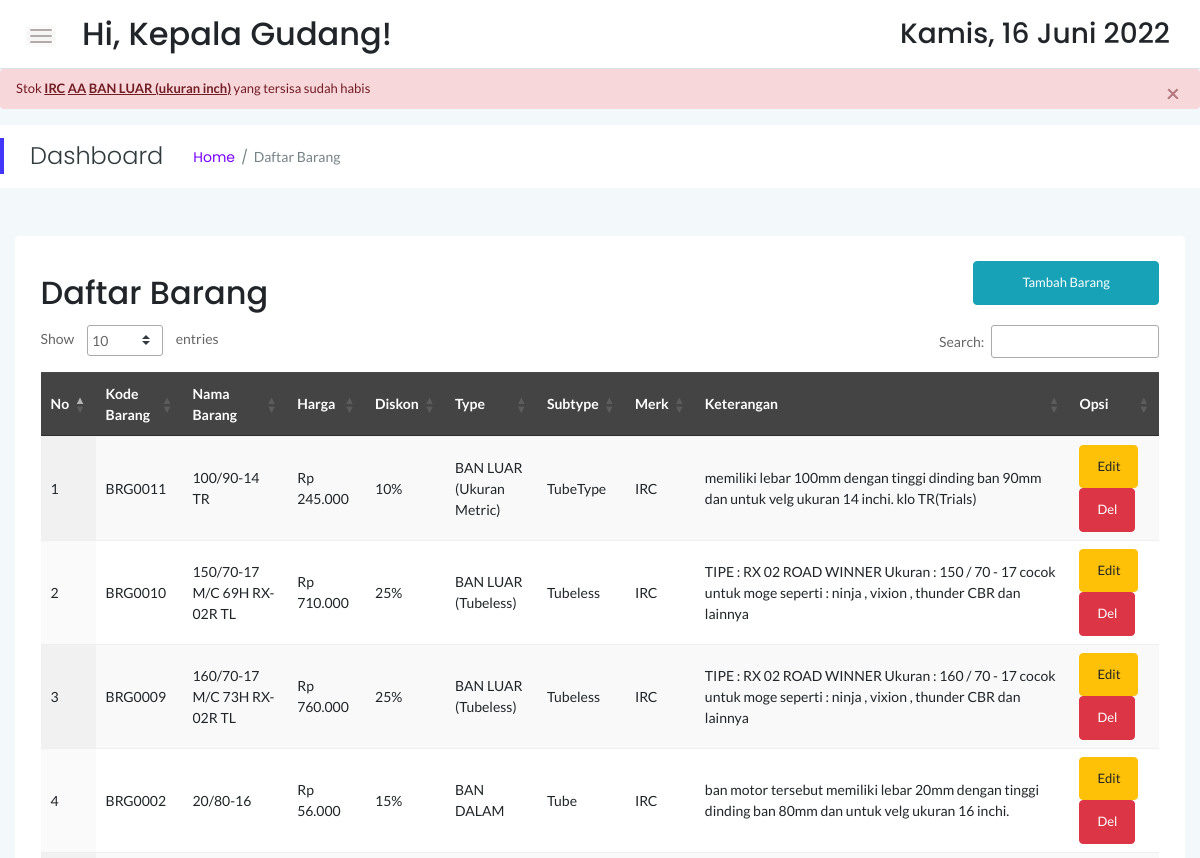
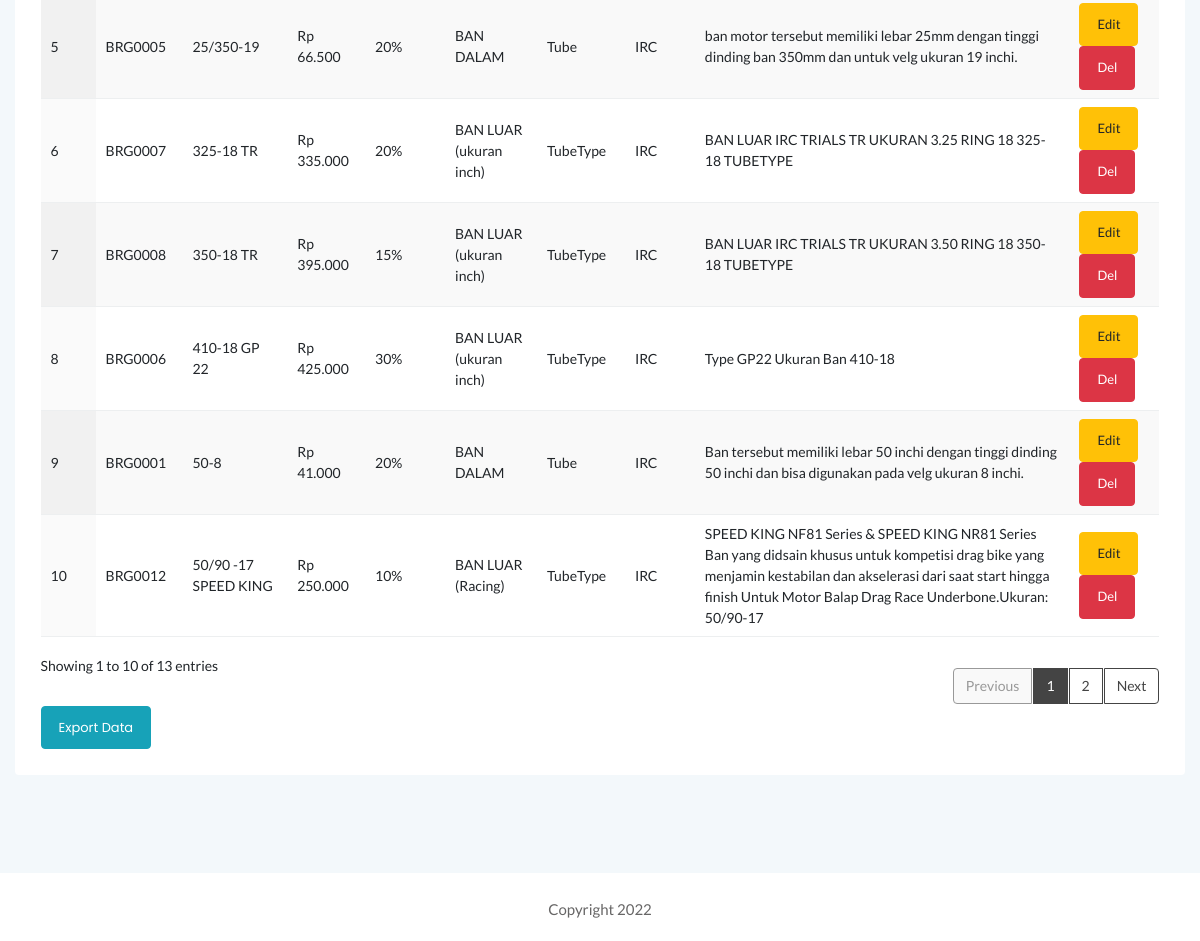
The app's page /inven/stock (signed in) with its own data (2 pictures, top to bottom).
### tables this page shows
CREATE TABLE IF NOT EXISTS `sstock_brg` (
  `idx` int(11) NOT NULL AUTO_INCREMENT,
  `kode_brg` varchar(255) NOT NULL,
  `nama` varchar(55) NOT NULL,
  `harga` int(255) NOT NULL,
  `diskon` int(11) NOT NULL,
  `stock` int(12) NOT NULL,
  `jenis` varchar(30) NOT NULL,
  `subtype` varchar(255) NOT NULL,
  `merk` varchar(40) NOT NULL,
  `keterangan` varchar(255) NOT NULL,
  `tgl_input` datetime NOT NULL,
  PRIMARY KEY (`idx`)
);

### inven/stock/index.php (the view, shortened to what this page needs)
<!doctype html>
<html class="no-js" lang="en">
<?php
    include '../dbconnect.php';
    function rupiah($angka){
        $hasil_rupiah = "Rp " . number_format($angka,0,',','.');
        return $hasil_rupiah;
    }
	?>
<head>
    <link rel="stylesheet" href="assets/css/bootstrap.min.css">
    <link rel="stylesheet" href="assets/css/font-awesome.min.css">
    <link rel="stylesheet" href="assets/css/themify-icons.css">
    <link rel="stylesheet" href="assets/css/metisMenu.css">
    <link rel="stylesheet" href="assets/css/owl.carousel.min.css">
    <link rel="stylesheet" href="assets/css/slicknav.min.css">
    <link rel="stylesheet" href="https://www.amcharts.com/lib/3/plugins/export/export.css" type="text/css" media="all" />
	<link rel="stylesheet" type="text/css" href="https://cdn.datatables.net/1.10.19/css/jquery.dataTables.min.css">
    <link rel="stylesheet" type="text/css" href="https://cdn.datatables.net/1.10.19/css/jquery.dataTables.css">
    <link rel="stylesheet" type="text/css" href="https://cdn.datatables.net/1.10.18/css/dataTables.bootstrap4.min.css">
    <link rel="stylesheet" type="text/css" href="https://cdn.datatables.net/responsive/2.2.3/css/responsive.bootstrap.min.css">
    <link rel="stylesheet" type="text/css" href="https://cdn.datatables.net/responsive/2.2.3/css/responsive.jqueryui.min.css">
	<link rel="stylesheet" type="text/css" href="https://cdn.datatables.net/buttons/1.5.2/css/buttons.dataTables.min.css">
    <link rel="stylesheet" href="assets/css/typography.css">
    <link rel="stylesheet" href="assets/css/default-css.css">
    <link rel="stylesheet" href="assets/css/styles.css">
    <link rel="stylesheet" href="assets/css/responsive.css">
</head>
<body>
    <div class="page-container">
        <div class="main-content">
            <div class="header-area">
                <div class="row align-items-center">
                    <div class="col-md-6 col-sm-8 clearfix">
                        <div class="nav-btn pull-left">
                            <span></span>
                            <span></span>
                            <span></span>
                        </div>
                        <div class="search-box pull-left">
                            <form action="#">
                                <h2>Hi, <?=$_SESSION['user'];?>!</h2>
                            </form>
                        </div>
                    </div>
                    <div class="col-md-6 col-sm-4 clearfix">
                        <ul class="notification-area pull-right">
                            <li><h3><div class="date">
						</div></h3>
						</li>
                        </ul>
                    </div>
                </div>
            </div>
			<?php
				$periksa_bahan=mysqli_query($conn,"select * from sstock_brg where stock <1");
				while($p=mysqli_fetch_array($periksa_bahan)){
					if($p['stock']<=1){
						?>
						<?php
						echo "<div class='alert alert-danger alert-dismissible fade show'><button type='button' class='close' data-dismiss='alert'>&times;</button>Stok  <strong><u>".$p['merk']. "</u> <u>".($p['nama'])."</u> <u>".$p['jenis']."</u></strong> yang tersisa sudah habis</div>";
					}
				}
				?>
            <div class="page-title-area">
                <div class="row align-items-center">
                    <div class="col-sm-6">
                        <div class="breadcrumbs-area clearfix">
                            <h4 class="page-title pull-left">Dashboard</h4>
                            <ul class="breadcrumbs pull-left">
                                <li><a href="index.php">Home</a></li>
                                <li><span>Daftar Barang</span></li>
                            </ul>
                        </div>
                    </div>
                    <div class="col-sm-6 clearfix">
                    </div>
                </div>
            </div>
            <div class="main-content-inner">
                <div class="row mt-5 mb-5">
                    <div class="col-12">
                        <div class="card">
                            <div class="card-body">
                                <div class="d-sm-flex justify-content-between align-items-center">
									<h2>Daftar Barang</h2>
									<button style="margin-bottom:20px" data-toggle="modal" data-target="#myModal" class="btn btn-info col-md-2"><span class="glyphicon glyphicon-plus"></span>Tambah Barang</button>
                                </div>
                                    <div class="data-tables datatable-dark">
										 <table id="dataTable3" class="display" style="width:100%"><thead class="thead-dark">
											<tr>
												<th>No</th>
                                                <th>Kode Barang</th>
												<th>Nama Barang</th>
                                                <th>Harga</th>
                                                <th>Diskon</th>
                                                <th>Type</th>
                                                <th>Subtype</th>
                                                <th>Merk</th>
                                                <th>Keterangan</th>
												<th>Opsi</th>
											</tr></thead><tbody>
											<?php
											$brgs=mysqli_query($conn,"SELECT * from sstock_brg order by nama ASC");
											$no=1;
											while($p=mysqli_fetch_array($brgs)){
                                                $idb = $p['idx'];
												?>
												<tr>
													<td><?php echo $no++ ?></td>
                                                    <td><?php echo $p['kode_brg'] ?></td>
													<td><?php echo $p['nama'] ?></td>
													<td><?php echo rupiah($p['harga']) ?></td>
													<td><?php echo $p['diskon'] ?>%</td>
													<td><?php echo $p['jenis'] ?></td>
													<td><?php echo $p['subtype'] ?></td>
													<td><?php echo $p['merk'] ?></td>
                                                    <td><?php echo $p['keterangan'] ?></td>
                                                    <td><button data-toggle="modal" data-target="#edit<?=$idb;?>" class="btn btn-warning">Edit</button> <button data-toggle="modal" data-target="#del<?=$idb;?>" class="btn btn-danger">Del</button></td>
												</tr>
												<?php
											}
											?>
										</tbody>
										</table>
                                    </div>
									<a href="exportstkbhn.php" target="_blank" class="btn btn-info">Export Data</a>
                                </div>
                            </div>
                        </div>
                    </div>
                </div>
            </div>
        </div>
        <footer>
            <div class="footer-area">
                <p>Copyright 2022</p>
            </div>
        </footer>
</body>
</html>

### records on screen
sstock_brg: merk "IRC", nama "AA", jenis "BAN LUAR (ukuran inch)"
sstock_brg: kode_brg "BRG0011", nama "100/90-14 TR", harga "Rp 245.000", diskon "10", jenis "BAN LUAR (Ukuran Metric)", subtype "TubeType", merk "IRC", keterangan "memiliki lebar 100mm dengan tinggi dinding ban 90mm dan untuk velg ukuran 14 inchi. klo TR(Trials)"
sstock_brg: kode_brg "BRG0010", nama "150/70-17 M/C 69H RX-02R TL", harga "Rp 710.000", diskon "25", jenis "BAN LUAR (Tubeless)", subtype "Tubeless", merk "IRC", keterangan "TIPE : RX 02 ROAD WINNER Ukuran : 150 / 70 - 17 cocok untuk moge seperti : ninja , vixion , thunder CBR dan lainnya"
sstock_brg: kode_brg "BRG0009", nama "160/70-17 M/C 73H RX-02R TL", harga "Rp 760.000", diskon "25", jenis "BAN LUAR (Tubeless)", subtype "Tubeless", merk "IRC", keterangan "TIPE : RX 02 ROAD WINNER Ukuran : 160 / 70 - 17 cocok untuk moge seperti : ninja , vixion , thunder CBR dan lainnya"
sstock_brg: kode_brg "BRG0002", nama "20/80-16", harga "Rp 56.000", diskon "15", jenis "BAN DALAM", subtype "Tube", merk "IRC", keterangan "ban motor tersebut memiliki lebar 20mm dengan tinggi dinding ban 80mm dan untuk velg ukuran 16 inchi."
sstock_brg: kode_brg "BRG0005", nama "25/350-19", harga "Rp 66.500", diskon "20", jenis "BAN DALAM", subtype "Tube", merk "IRC", keterangan "ban motor tersebut memiliki lebar 25mm dengan tinggi dinding ban 350mm dan untuk velg ukuran 19 inchi."
sstock_brg: kode_brg "BRG0007", nama "325-18 TR", harga "Rp 335.000", diskon "20", jenis "BAN LUAR (ukuran inch)", subtype "TubeType", merk "IRC", keterangan "BAN LUAR IRC TRIALS TR UKURAN 3.25 RING 18 325-18 TUBETYPE"
sstock_brg: kode_brg "BRG0008", nama "350-18 TR", harga "Rp 395.000", diskon "15", jenis "BAN LUAR (ukuran inch)", subtype "TubeType", merk "IRC", keterangan "BAN LUAR IRC TRIALS TR UKURAN 3.50 RING 18 350-18 TUBETYPE"
sstock_brg: kode_brg "BRG0006", nama "410-18 GP 22", harga "Rp 425.000", diskon "30", jenis "BAN LUAR (ukuran inch)", subtype "TubeType", merk "IRC", keterangan "Type GP22 Ukuran Ban 410-18"
sstock_brg: kode_brg "BRG0001", nama "50-8", harga "Rp 41.000", diskon "20", jenis "BAN DALAM", subtype "Tube", merk "IRC", keterangan "Ban tersebut memiliki lebar 50 inchi dengan tinggi dinding 50 inchi dan bisa digunakan pada velg ukuran 8 inchi."
sstock_brg: kode_brg "BRG0012", nama "50/90 -17 SPEED KING", harga "Rp 250.000", diskon "10", jenis "BAN LUAR (Racing)", subtype "TubeType", merk "IRC", keterangan "SPEED KING NF81 Series & SPEED KING NR81 Series Ban yang didsain khusus untuk kompetisi drag bike yang menjamin kestabilan dan akselerasi dari saat start hingga finish Untuk Motor Balap Drag Race Underbone.Ukuran: 50/90-17"

### other values on screen
$_SESSION['user'] "Kepala Gudang"
